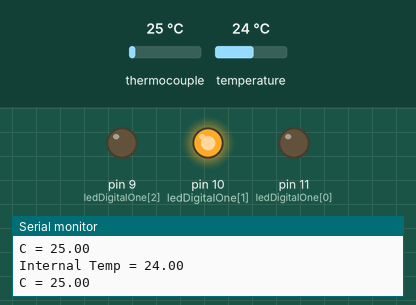
Recording of a sketch running on a simulated Arduino Uno, built with avr-gcc and run on an emulated ATmega328P. Parts: output pins drawn as LEDs (lit = HIGH), the last lines printed to the serial monitor. The test bench sets the inputs (shaded band); at power-on: thermocouple 25 °C, temperature 24 °C.

Above: at 1.7 s.
1.8 s: thermocouple set to 11 °C
3.7 s: thermocouple set to 8 °C
At 5.2 s:
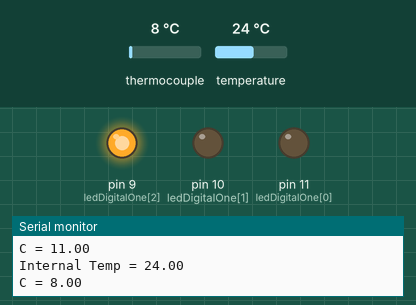
6.0 s: thermocouple set to 75 °C
At 6.9 s:
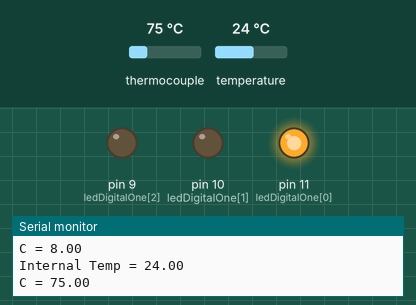
8.0 s: thermocouple set to 64 °C
9.7 s: thermocouple set to 56 °C
At 11.4 s:
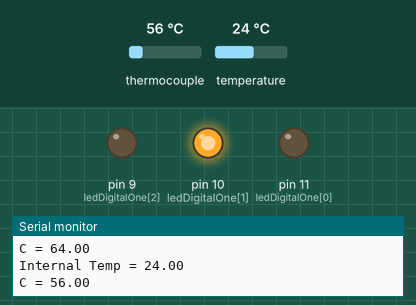
12.0 s: thermocouple set to 6 °C
At 13.0 s:
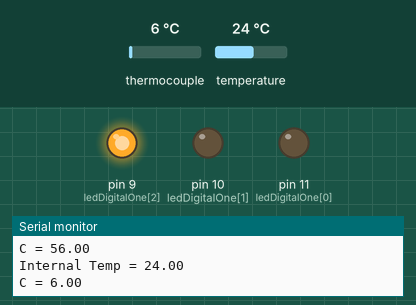
Timing chart, 0 to 15.0 s (numbered marks = the images above; inputs shaded):
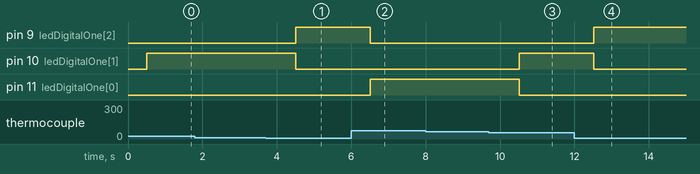

The sketch:

gcc_lca_nano.ino
```cpp
/*
 * This code is meant to be used with an Arduino Nano,
 * A Adafruit MAX 31855 Digital Thermocouple, and a Vellemer VMA307 RGB LED Module
 *
 * The goal of the code is to change the color of the LED based off of the
 * temperatre reading of the thermocouple. (Red for hot, Green for mid temp, and blue for cold
 *
 * WHile it was designed for the Arduino Nano it can still be used by similar 8  bit arduino products
 * like the leonardo, uno, mega, and maybe the micro (did not work with our micro because of a bug)
 */

#include <SPI.h>
#include "Adafruit_MAX31855.h"
#define COMMON_ANNODE

// Default connection is using software SPI, but comment and uncomment one of
// the two examples below to switch between software SPI and hardware SPI:

#define MAXDO   3
#define MAXCS   4
#define MAXCLK  5
//Defines what digital pins each part of the thermocouple is linked with

int ledDigitalOne[] = {11,10,9}; //the three digital ports the LED is plugged into
// 11 = red, 10 = blue, 9  = green

const boolean ON = HIGH;
const boolean OFF = LOW;
//Defines on and off to be a low voltage and a high voltage respectivly.

const boolean RED[] = {ON, OFF, OFF};
const boolean BLUE[] = {OFF,OFF,ON};
const boolean GREEN[] = {OFF,ON,OFF};
//Defines primary LED colors based on which LED lights up on the board


// initialize the Thermocouple
Adafruit_MAX31855 thermocouple(MAXCLK, MAXCS, MAXDO);

// Example creating a thermocouple instance with hardware SPI
// on a given CS pin.
//#define MAXCS   10
//Adafruit_MAX31855 thermocouple(MAXCS);

void setup() {
  Serial.begin(9600);


  while (!Serial) delay(1); // wait for Serial on Leonardo/Zero, etc

  Serial.println("MAX31855 test");
  // wait for MAX chip to stabilize

  for (int i = 0; i < 3; i++)
  {
    pinMode(ledDigitalOne[i],OUTPUT);
  }
  //initializes the led pins to be able to recieve an output

  delay(500);
}

void loop() {
  // basic readout test, just print the current temp


   Serial.print("Internal Temp = ");
   Serial.println(thermocouple.readInternal());
   // Prints the internal temperature of the thermocouple which the amplifier uses to generate a celcius temperature.
   //THIS IS NOT NEEDED

   double c = thermocouple.readCelsius();
   if (isnan(c))
   //Checks to make sure the thermocouple is running, if it isn't it prints that out
   {
     Serial.println("Something wrong with thermocouple!");
   }
   else
   //This runs when the thermouple is connected
   {
     Serial.print("C = ");
     Serial.println(c);
     //Prints the temperature read by the thermocouple in Celcius
   }
   if(c < 10)
   {
      setColor(ledDigitalOne, BLUE);
      // calls a user created function (found at the bottom of the code) used to light up the RGB LED blue
   }
   else if(c > 60)
   {
      setColor(ledDigitalOne,RED);
      //calls setColor to light the LED up red
   }
   else
   {
        setColor(ledDigitalOne,GREEN);
        //calls setColor to light the LED up green
   }


   //Serial.print("F = ");
   //Serial.println(thermocouple.readFarenheit());
   // this is for if you want the temperature to be in Farenheit

   delay(1000);
}

void setColor(int* led, boolean* color)
//Function takes in a specific LED and a changeable set of colors
//Writes to the LED to change the color based on the color input
{
  for(int i = 0; i< 3; i++)
  {
    digitalWrite(led[i],color[i]);
  }
  // writes to the led to change the color based on the boolean input color
}

void setColor(int* led, const boolean* color)
//Function takes in an LED pin location and a constant set of colors
// Changes that constant into a changeable boolean and call setColor again
{
  boolean tempColor[] = {color[0],color[1],color[2]};
  //Redefines the constant boolean as a changeable boolean

  setColor(led,tempColor);
  //Recalls setColor with a changeable boolean
  }
//
```

Measured:
- the behaviour switches between 10 and 9 °C on thermocouple (found by bisection; images 0 and 1)
- the behaviour switches between 61 and 60 °C on thermocouple (found by bisection; images 2 and 3)
- after the input at 3.7 s, pin 9 (ledDigitalOne[2]): LOW → HIGH after 0.81 s; pin 10 (ledDigitalOne[1]): HIGH → LOW after 0.81 s
- after the input at 6.0 s, pin 9 (ledDigitalOne[2]): HIGH → LOW after 0.51 s; pin 11 (ledDigitalOne[0]): LOW → HIGH after 0.51 s
- after the input at 9.7 s, pin 10 (ledDigitalOne[1]): LOW → HIGH after 0.82 s; pin 11 (ledDigitalOne[0]): HIGH → LOW after 0.82 s
- after the input at 12.0 s, pin 9 (ledDigitalOne[2]): LOW → HIGH after 0.52 s; pin 10 (ledDigitalOne[1]): HIGH → LOW after 0.52 s
